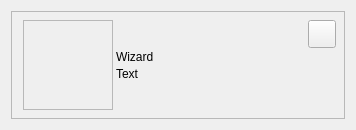
<?xml version="1.0" encoding="UTF-8"?>
<ui version="4.0">
 <class>Form</class>
 <widget class="QWidget" name="Form">
  <property name="geometry">
   <rect>
    <x>0</x>
    <y>0</y>
    <width>356</width>
    <height>130</height>
   </rect>
  </property>
  <property name="windowTitle">
   <string>Form</string>
  </property>
  <layout class="QHBoxLayout" name="horizontalLayout">
   <property name="leftMargin">
    <number>11</number>
   </property>
   <property name="topMargin">
    <number>11</number>
   </property>
   <property name="rightMargin">
    <number>11</number>
   </property>
   <property name="bottomMargin">
    <number>11</number>
   </property>
   <item>
    <widget class="QFrame" name="popup_background_frame">
     <property name="frameShape">
      <enum>QFrame::StyledPanel</enum>
     </property>
     <property name="frameShadow">
      <enum>QFrame::Raised</enum>
     </property>
     <layout class="QHBoxLayout" name="horizontalLayout_2">
      <property name="spacing">
       <number>0</number>
      </property>
      <property name="leftMargin">
       <number>11</number>
      </property>
      <property name="topMargin">
       <number>8</number>
      </property>
      <property name="rightMargin">
       <number>8</number>
      </property>
      <property name="bottomMargin">
       <number>8</number>
      </property>
      <item>
       <widget class="QFrame" name="popup_image_frame">
        <property name="minimumSize">
         <size>
          <width>90</width>
          <height>90</height>
         </size>
        </property>
        <property name="maximumSize">
         <size>
          <width>90</width>
          <height>90</height>
         </size>
        </property>
        <property name="frameShape">
         <enum>QFrame::StyledPanel</enum>
        </property>
        <property name="frameShadow">
         <enum>QFrame::Raised</enum>
        </property>
        <layout class="QVBoxLayout" name="verticalLayout_2">
         <property name="leftMargin">
          <number>0</number>
         </property>
         <property name="topMargin">
          <number>0</number>
         </property>
         <property name="rightMargin">
          <number>0</number>
         </property>
         <property name="bottomMargin">
          <number>0</number>
         </property>
         <item>
          <widget class="QLabel" name="popup_image_label">
           <property name="text">
            <string/>
           </property>
           <property name="alignment">
            <set>Qt::AlignCenter</set>
           </property>
          </widget>
         </item>
        </layout>
       </widget>
      </item>
      <item>
       <widget class="QFrame" name="popup_data_frame">
        <layout class="QVBoxLayout" name="verticalLayout">
         <property name="spacing">
          <number>3</number>
         </property>
         <property name="leftMargin">
          <number>3</number>
         </property>
         <property name="topMargin">
          <number>0</number>
         </property>
         <property name="rightMargin">
          <number>0</number>
         </property>
         <property name="bottomMargin">
          <number>0</number>
         </property>
         <item>
          <spacer name="verticalSpacer_2">
           <property name="orientation">
            <enum>Qt::Vertical</enum>
           </property>
           <property name="sizeHint" stdset="0">
            <size>
             <width>0</width>
             <height>0</height>
            </size>
           </property>
          </spacer>
         </item>
         <item>
          <widget class="QLabel" name="popup_wizard_label">
           <property name="sizePolicy">
            <sizepolicy hsizetype="Preferred" vsizetype="Fixed">
             <horstretch>0</horstretch>
             <verstretch>0</verstretch>
            </sizepolicy>
           </property>
           <property name="text">
            <string>Wizard</string>
           </property>
          </widget>
         </item>
         <item>
          <widget class="QLabel" name="popup_message_label">
           <property name="sizePolicy">
            <sizepolicy hsizetype="Fixed" vsizetype="Fixed">
             <horstretch>0</horstretch>
             <verstretch>0</verstretch>
            </sizepolicy>
           </property>
           <property name="minimumSize">
            <size>
             <width>190</width>
             <height>0</height>
            </size>
           </property>
           <property name="text">
            <string>Text</string>
           </property>
           <property name="wordWrap">
            <bool>true</bool>
           </property>
           <property name="openExternalLinks">
            <bool>false</bool>
           </property>
          </widget>
         </item>
         <item>
          <spacer name="verticalSpacer_3">
           <property name="orientation">
            <enum>Qt::Vertical</enum>
           </property>
           <property name="sizeHint" stdset="0">
            <size>
             <width>0</width>
             <height>0</height>
            </size>
           </property>
          </spacer>
         </item>
        </layout>
       </widget>
      </item>
      <item>
       <spacer name="horizontalSpacer">
        <property name="orientation">
         <enum>Qt::Horizontal</enum>
        </property>
        <property name="sizeHint" stdset="0">
         <size>
          <width>11</width>
          <height>20</height>
         </size>
        </property>
       </spacer>
      </item>
      <item>
       <layout class="QVBoxLayout" name="verticalLayout_3">
        <property name="spacing">
         <number>0</number>
        </property>
        <item>
         <widget class="QPushButton" name="popup_close_pushButton">
          <property name="minimumSize">
           <size>
            <width>28</width>
            <height>28</height>
           </size>
          </property>
          <property name="maximumSize">
           <size>
            <width>28</width>
            <height>28</height>
           </size>
          </property>
          <property name="text">
           <string/>
          </property>
         </widget>
        </item>
        <item>
         <spacer name="verticalSpacer">
          <property name="orientation">
           <enum>Qt::Vertical</enum>
          </property>
          <property name="sizeHint" stdset="0">
           <size>
            <width>0</width>
            <height>0</height>
           </size>
          </property>
         </spacer>
        </item>
       </layout>
      </item>
     </layout>
    </widget>
   </item>
  </layout>
 </widget>
 <resources/>
 <connections>
  <connection>
   <sender>popup_close_pushButton</sender>
   <signal>clicked()</signal>
   <receiver>Form</receiver>
   <slot>close()</slot>
   <hints>
    <hint type="sourcelabel">
     <x>334</x>
     <y>25</y>
    </hint>
    <hint type="destinationlabel">
     <x>180</x>
     <y>56</y>
    </hint>
   </hints>
  </connection>
 </connections>
</ui>
